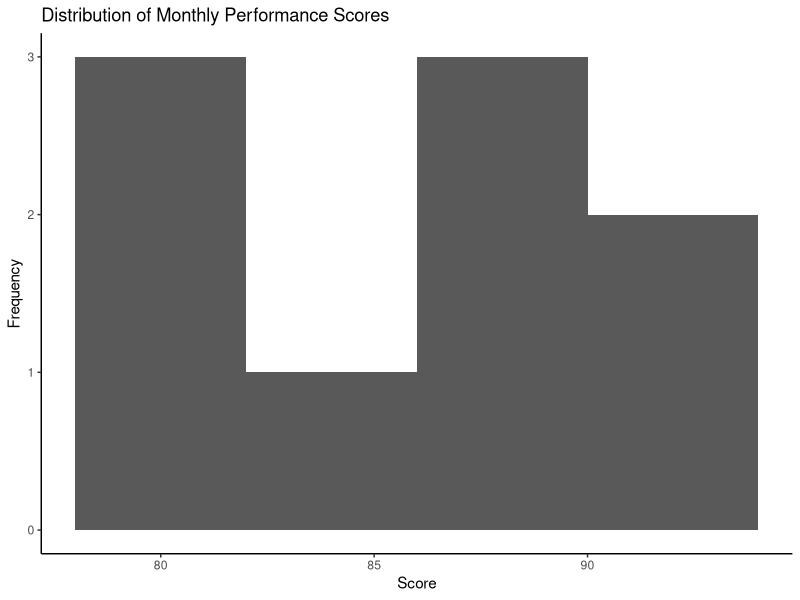

Source code (R):
# Load library (if not already installed, use install.packages("ggplot2"))
library(ggplot2)
# Create the data frame (replace with your actual data)
data <- data.frame(
  Month = c("Jan", "Feb", "Mar", "Jan", "Feb", "Mar", "Jan", "Feb", "Mar"),
  Employee = c("A", "A", "A", "B", "B", "B", "C", "C", "C"),
  Score = c(85, 88, 90, 90, 92, 94, 78, 80, 82)
)
# Create the histogram
ggplot(data, aes(x = Score)) +
  geom_histogram(bins = 5) +  # Adjust number of bins (default is 30)
  labs(title = "Distribution of Monthly Performance Scores", x = "Score", y = "Frequency") +
  theme_classic()